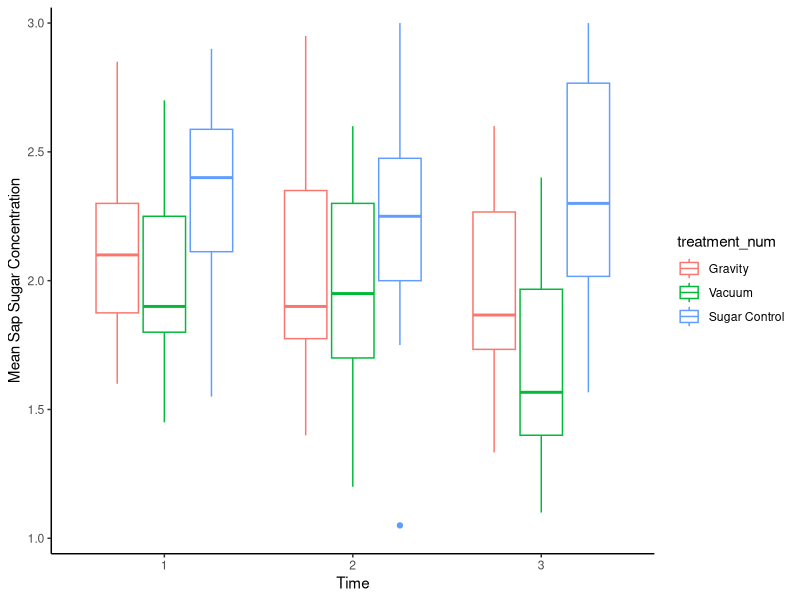

Source code (R): (Note: this script raises an error after producing the figure.)
## ---- chunk 1
library(tidyverse)
library(lubridate)
library(lme4)
library(car)
library(readxl)
library(ggplot2)
library(dplyr)

ssc <- read_excel("data/my_data_class.xlsx")

ssc_clean <- ssc %>%
  mutate(
    treatment_num = factor(treatment_num),
    treatment_name = factor(treatment_name),
    tree_id = factor(tree_id),
    mean_ssc = as.numeric(mean_ssc),
    sampling_event = factor(sampling_event)
  )

glimpse(ssc_clean)
## ---- chunk 2
ssc_lmer <- lmer(mean_ssc ~ sampling_event * treatment_num + (1 | tree_id),
                 data = ssc_clean)

summary(ssc_lmer)
anova(ssc_lmer)


ssc_clean %>% 
  ggplot(aes(x = sampling_event,
             y = mean_ssc,
            col = treatment_num)) + 
  geom_boxplot() + 
  labs(
    x = "Time",
    y = "Mean Sap Sugar Concentration") + 
  theme_classic() +
  scale_y_continuous(limits = c(1,3), expand = c(0.02,0.02)) +
  #scale_x_continuous(limits = c(0,100), expand = c(0.02,0.02))
  scale_color_discrete(labels = c("Gravity", "Vacuum", "Sugar Control"))


# This model tested if sap sugar concentration varied across time and treatment. There is substantial variation among individual trees, so Tree ID is included as a random effect. The anova found that part of the interaction is significant, specicically sampling events 1 and 2, with treatment 2 (Gravity). This interaction indicates that treatment effects sap sugar concentration over time.
## ---- chunk 3
ssc2 <- ssc %>%
  mutate(
    high_ssc = ifelse(mean_ssc > 2, 1, 0),
    dbh = as.numeric(dbh),
    sampling_event = factor(sampling_event),
    treatment_num = factor(treatment_num),
    tree_id = factor(tree_id)
  )


ssc_event3 <- ssc2 %>%
  filter(sampling_event == 3)

table(ssc_event3$high_ssc)


ssc_glmm <- glmer(high_ssc ~ treatment_num + dbh,
                 data = ssc_event3,
                 family = binomial)


summary(ssc_glmm)
anova(ssc_glmm)


ssc_event3 %>% 
  ggplot(aes(x = dbh, 
            y = high_ssc,
          color = treatment_num)) +
  geom_smooth() +
  labs(
    x = "Tree Diameter (DBH)",
    y = "Probability of High Sugar (>2 °Brix)",
    color = "Treatment") +
  theme_classic() +
  scale_color_discrete(labels = c("Gravity", "Vacuum", "Sugar Control"))
  

# First, I seperated the trees into high (>2) and low (<2) sap sugar concentration to determine highly sweet trees. Then the model tested if tree size is influential on sap sugar concentration. The anova found that tree size (dbh) is not significantly effecting the probability of high sap concentration. Although, treatment 2 (Gravity) significantly reduces the probability of high sap sugar concentration compared to the alternate treatments
